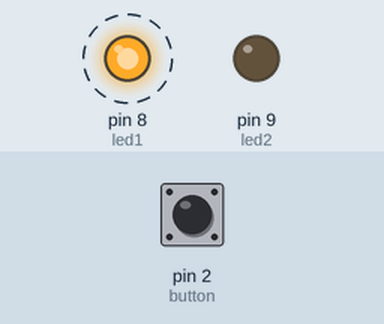
This sketch was run on a simulated Arduino Uno, built with avr-gcc and run on an emulated ATmega328P. On the bench: output pins drawn as LEDs (lit = HIGH). Dashed ring = blinking. The test bench sets the inputs (shaded band); at power-on: pin 2 (button) HIGH.

Above: at 1.2 s.
1.3 s: pin 2 (button) pulled LOW for 0.15 s
At 1.37 s:
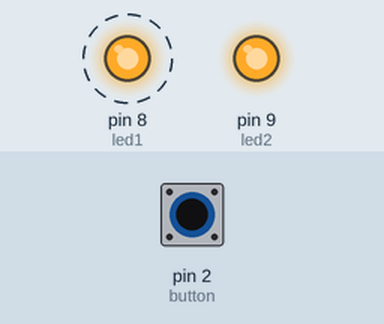
4.3 s: pin 2 (button) pulled LOW for 1 s
At 5.9 s:
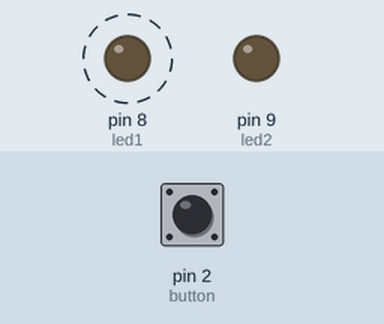
7.3 s: pin 2 (button) pulled LOW for 3.2 s
At 7.8 s:
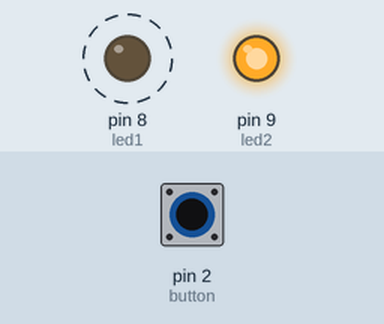
Timing chart, 0 to 18.0 s (numbered marks = the images above; inputs shaded):
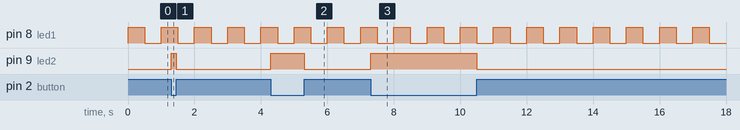

The sketch:

interrupt_leds.ino
```cpp
/*
  Exemplo de uso de interrupções

  LED 01 vai piscar em f = 0.5 Hz
  LED 02 vai acender quando o botão for pressionado

*/

// Estado do LED 02 (alterado pela interrupção)
volatile byte led2state = LOW;

// Valores dos pinos de entrada dos LEDs
const int led1 = 8;
const int led2 = 9;

const int button = 2;

void setup() {
  // Set dos LEDs para saída
  pinMode(led1, OUTPUT);
  pinMode(led2, OUTPUT);
  digitalWrite(led1, LOW);
  digitalWrite(led2, LOW);
  Serial.begin(9600);

  // Set do botão para entrada, acionando o pull-up resistor
  pinMode(button, INPUT_PULLUP);

  // Configurando a interrupção
  attachInterrupt(digitalPinToInterrupt(button), turn_led2, CHANGE);
}

void loop() {
  // put your main code here, to run repeatedly:
  digitalWrite(led1, HIGH);
  delay(500);
  digitalWrite(led1, LOW);
  delay(500);

}

void turn_led2(){
  led2state = !led2state;
  digitalWrite(led2, led2state);
}
```

Measured:
- after the input at 1.3 s, pin 9 (led2): LOW → HIGH at once, → LOW 0.15 s later
- after the input at 4.3 s, pin 9 (led2): LOW → HIGH at once, → LOW 1.0 s later
- after the input at 7.3 s, pin 9 (led2): LOW → HIGH at once, → LOW 3.2 s later
- by itself, pin 8 (led1): alternates HIGH for 0.50 s and LOW for 0.50 s
